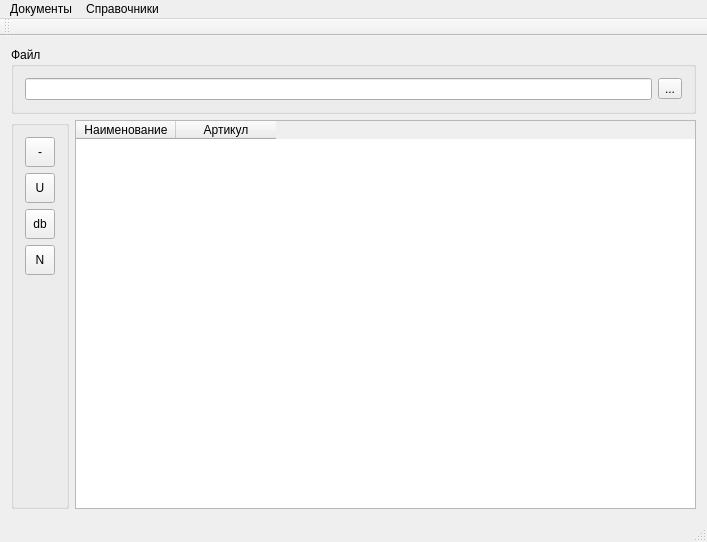
<?xml version="1.0" encoding="UTF-8"?>
<ui version="4.0">
 <class>myNotes</class>
 <widget class="QMainWindow" name="myNotes">
  <property name="geometry">
   <rect>
    <x>0</x>
    <y>0</y>
    <width>707</width>
    <height>542</height>
   </rect>
  </property>
  <property name="windowTitle">
   <string>myNotes</string>
  </property>
  <property name="documentMode">
   <bool>false</bool>
  </property>
  <widget class="QWidget" name="centralWidget">
   <layout class="QGridLayout" name="gridLayout">
    <item row="0" column="0">
     <layout class="QVBoxLayout" name="verticalLayout_2">
      <item>
       <widget class="QGroupBox" name="groupBox">
        <property name="title">
         <string>Файл</string>
        </property>
        <layout class="QGridLayout" name="gridLayout_2">
         <item row="0" column="0">
          <layout class="QHBoxLayout" name="horizontalLayout">
           <item>
            <widget class="QLineEdit" name="lineEdit_file"/>
           </item>
           <item>
            <widget class="QToolButton" name="toolButton_file">
             <property name="text">
              <string>...</string>
             </property>
            </widget>
           </item>
          </layout>
         </item>
        </layout>
       </widget>
      </item>
      <item>
       <layout class="QHBoxLayout" name="horizontalLayout_2">
        <item>
         <widget class="QGroupBox" name="groupBox_2">
          <property name="title">
           <string/>
          </property>
          <layout class="QGridLayout" name="gridLayout_3">
           <item row="0" column="0">
            <layout class="QVBoxLayout" name="verticalLayout">
             <item>
              <widget class="QToolButton" name="toolButton_del">
               <property name="minimumSize">
                <size>
                 <width>30</width>
                 <height>30</height>
                </size>
               </property>
               <property name="maximumSize">
                <size>
                 <width>30</width>
                 <height>30</height>
                </size>
               </property>
               <property name="text">
                <string>-</string>
               </property>
              </widget>
             </item>
             <item>
              <widget class="QToolButton" name="toolButton_make">
               <property name="minimumSize">
                <size>
                 <width>30</width>
                 <height>30</height>
                </size>
               </property>
               <property name="maximumSize">
                <size>
                 <width>30</width>
                 <height>30</height>
                </size>
               </property>
               <property name="text">
                <string>U</string>
               </property>
              </widget>
             </item>
             <item>
              <widget class="QToolButton" name="toolButton_db">
               <property name="minimumSize">
                <size>
                 <width>30</width>
                 <height>30</height>
                </size>
               </property>
               <property name="maximumSize">
                <size>
                 <width>30</width>
                 <height>30</height>
                </size>
               </property>
               <property name="text">
                <string>db</string>
               </property>
              </widget>
             </item>
             <item>
              <widget class="QToolButton" name="toolButton_toNotes">
               <property name="minimumSize">
                <size>
                 <width>30</width>
                 <height>30</height>
                </size>
               </property>
               <property name="maximumSize">
                <size>
                 <width>30</width>
                 <height>30</height>
                </size>
               </property>
               <property name="text">
                <string>N</string>
               </property>
              </widget>
             </item>
             <item>
              <spacer name="verticalSpacer">
               <property name="orientation">
                <enum>Qt::Vertical</enum>
               </property>
               <property name="sizeHint" stdset="0">
                <size>
                 <width>20</width>
                 <height>40</height>
                </size>
               </property>
              </spacer>
             </item>
            </layout>
           </item>
          </layout>
         </widget>
        </item>
        <item>
         <widget class="QTableWidget" name="tableWidget_data">
          <property name="editTriggers">
           <set>QAbstractItemView::NoEditTriggers</set>
          </property>
          <property name="alternatingRowColors">
           <bool>true</bool>
          </property>
          <property name="selectionMode">
           <enum>QAbstractItemView::MultiSelection</enum>
          </property>
          <property name="selectionBehavior">
           <enum>QAbstractItemView::SelectRows</enum>
          </property>
          <attribute name="verticalHeaderDefaultSectionSize">
           <number>25</number>
          </attribute>
          <column>
           <property name="text">
            <string>Наименование</string>
           </property>
          </column>
          <column>
           <property name="text">
            <string>Артикул</string>
           </property>
          </column>
         </widget>
        </item>
       </layout>
      </item>
     </layout>
    </item>
   </layout>
  </widget>
  <widget class="QMenuBar" name="menuBar">
   <property name="geometry">
    <rect>
     <x>0</x>
     <y>0</y>
     <width>707</width>
     <height>20</height>
    </rect>
   </property>
   <widget class="QMenu" name="menu">
    <property name="title">
     <string>Документы</string>
    </property>
    <addaction name="action"/>
    <addaction name="action_2"/>
    <addaction name="actionObjects"/>
   </widget>
   <widget class="QMenu" name="menu_2">
    <property name="title">
     <string>Справочники</string>
    </property>
    <addaction name="actionPeople"/>
   </widget>
   <addaction name="menu"/>
   <addaction name="menu_2"/>
  </widget>
  <widget class="QToolBar" name="mainToolBar">
   <attribute name="toolBarArea">
    <enum>TopToolBarArea</enum>
   </attribute>
   <attribute name="toolBarBreak">
    <bool>false</bool>
   </attribute>
  </widget>
  <widget class="QStatusBar" name="statusBar"/>
  <action name="action">
   <property name="text">
    <string>Акт оприходования</string>
   </property>
  </action>
  <action name="action_2">
   <property name="text">
    <string>Акт списания</string>
   </property>
  </action>
  <action name="actionObjects">
   <property name="text">
    <string>Производственные объекты</string>
   </property>
  </action>
  <action name="actionPeople">
   <property name="text">
    <string>Сотрудники</string>
   </property>
  </action>
 </widget>
 <layoutdefault spacing="6" margin="11"/>
 <resources/>
 <connections/>
</ui>
